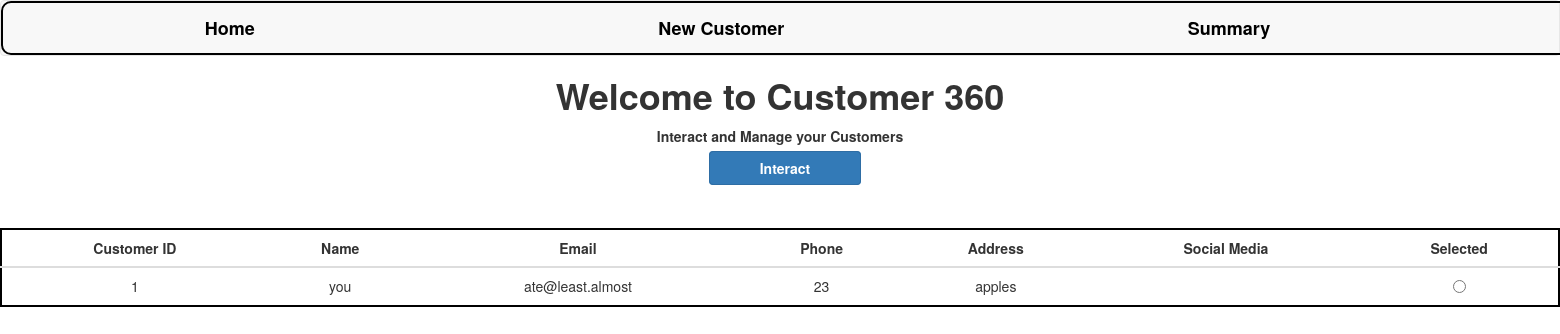
Before: / with the older database file.
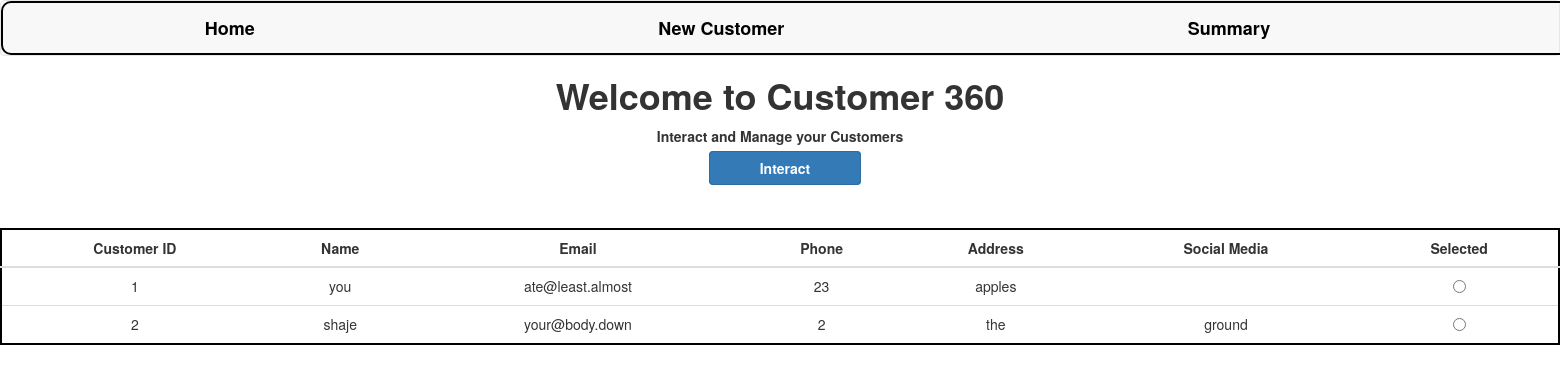
After: the same page with the newer database file.
### customer360/models.py (models this page shows, shortened)
class Customer(models.Model):
    id = models.AutoField(primary_key=True)
    name = models.CharField(max_length=100)
    email = models.EmailField(max_length=100)
    phone = models.CharField(max_length=20)
    address = models.CharField(max_length=200)
    social_media = models.CharField(max_length=100, blank=True)

### customer360/views.py (the view)
# urls.py: path('',views.index,name="index"),
def index(request):
    customers = Customer.objects.all()
    context = {"customers":customers}
    return render(request,"index.html",context=context)

### templates/index.html (shortened to what this page needs)
{% extends 'base.html' %} {% load static %} {% block content %}
<html>
  <head>
  </head>
  <body>
    <h1>Welcome to Customer 360</h1>
    <p>Interact and Manage your Customers</p>
    <a
      class="btn btn-primary"
      style="font-weight: bold; display: inline"
      onclick="set_customer()"
      >Interact</a
    >
    <table class="table">
      <thead>
        <tr>
          <th>Customer ID</th>
          <th>Name</th>
          <th>Email</th>
          <th>Phone</th>
          <th>Address</th>
          <th>Social Media</th>
          <th>Selected</th>
        </tr>
      </thead>
      <tbody>
        {% for customer in customers %}
        <tr>
          <td>{{customer.id }}</td>
          <td>{{customer.name }}</td>
          <td>{{customer.email }}</td>
          <td>{{customer.phone }}</td>
          <td>{{customer.address }}</td>
          <td>{{customer.social_media}}</td>
          <td>
            <input
              type="radio"
              name="selected_customers"
              value="{{ customer.id }}"
            />
          </td>
        </tr>
        {% endfor %}
      </tbody>
    </table>
  </body>
</html>
{% endblock content %}

### templates/base.html (shortened to what this page needs)
{% load static %}
<!DOCTYPE html>
<html>
  <head>
    <link
      rel="stylesheet"
      href="https://maxcdn.bootstrapcdn.com/bootstrap/3.4.1/css/bootstrap.min.css"
    />
    <link rel="stylesheet" href="{% static 'css/main.css' %}" />
  </head>
  <body>
    <nav class="navbar navbar-default">
      <ul class="nav navbar-nav">
        <li>
          <a style="color: black" href="/">Home</a>
        </li>
        <li>
          <a style="color: black" href="/create">New Customer</a>
        </li>
        <li>
          <a style="color: black" href="/summary">Summary</a>
        </li>
      </ul>
    </nav>
    {% block content %} {% endblock %}
  </body>
</html>

### static/css/main.css (style rules this page uses)
body { text-align: center; margin: auto; }
h1, p { font-weight: bold; }
table { margin: auto; border: 2px solid #000000; margin-top: 50px; border-radius: 15px; background-color: white; text-align: center; }
th { text-align: center; }
.nav { width: 200%; border: 2px solid black; border-radius: 10px; }
.nav li { margin-right: 6%; margin-left: 6%; font-size: large; font-weight: bold; }
.btn { display: flex; margin-top: 10px; margin-bottom: 10px; padding-left: 50px; padding-right: 50px; text-align: left; margin-left: 10px; }

Changed rows visible on the page:
added Customer: id "2", name "shaje", email "your@body.down", phone "2", address "the", social_media "ground"
